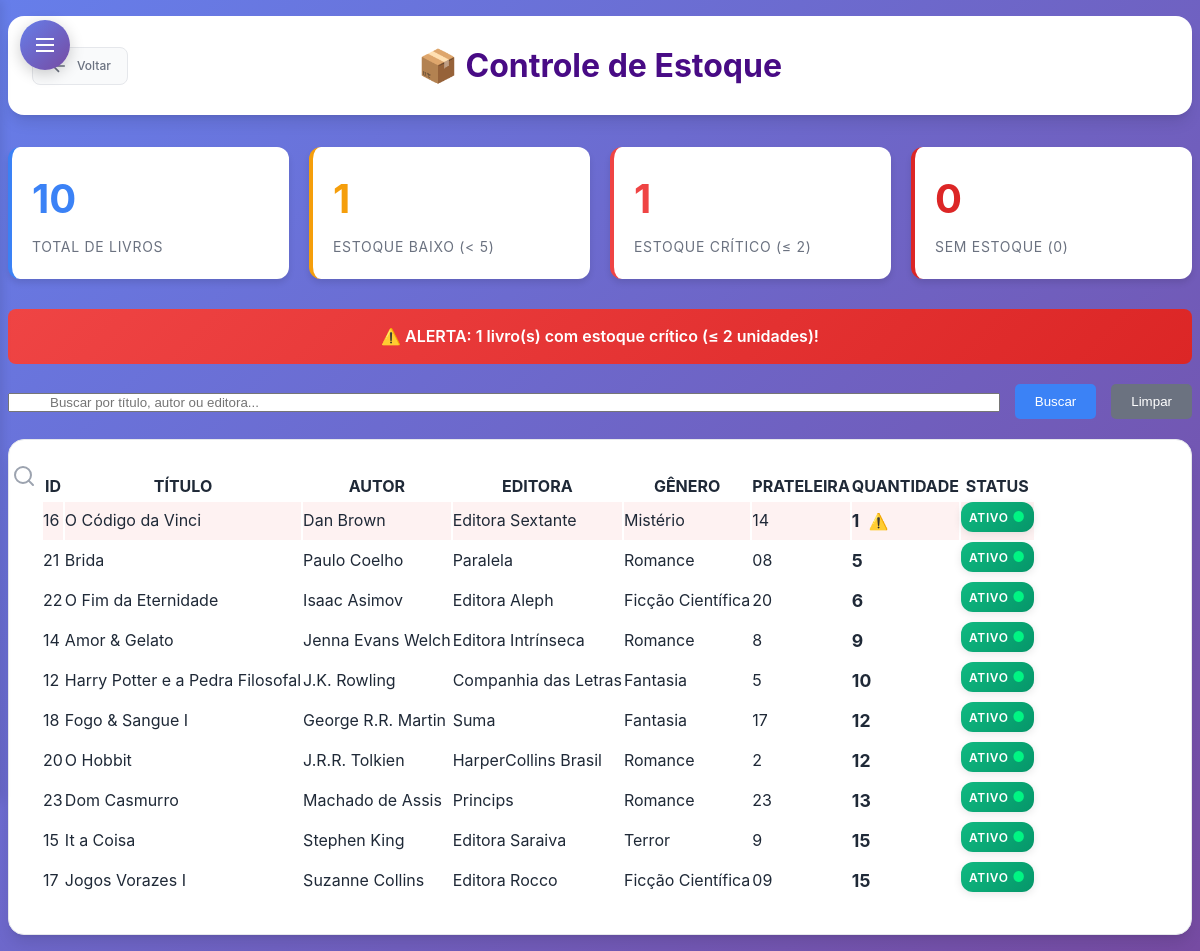
Screenshot of /subtelas/consultar_estoque.php (signed in) with the database file from the repository.
### tables this page shows
CREATE TABLE `livro` (
  `Cod_Livro` int(11) NOT NULL,
  `Cod_Autor` int(11) DEFAULT NULL,
  `Cod_Editora` int(11) DEFAULT NULL,
  `Cod_Doador` int(11) DEFAULT NULL,
  `Cod_Genero` int(11) DEFAULT NULL,
  `Titulo` varchar(50) NOT NULL,
  `Data_Lancamento` varchar(12) DEFAULT NULL,
  `Data_Registro` varchar(12) DEFAULT NULL,
  `Quantidade` int(11) NOT NULL,
  `Num_Prateleira` char(2) DEFAULT NULL,
  `Foto` longblob NOT NULL,
  `status` enum('ativo','inativo') DEFAULT 'ativo'
);

CREATE TABLE `autor` (
  `Cod_Autor` int(11) NOT NULL,
  `Nome_Autor` varchar(255) DEFAULT NULL,
  `Telefone` varchar(255) DEFAULT NULL,
  `Email` varchar(255) NOT NULL,
  `status` enum('ativo','inativo') DEFAULT 'ativo'
);

CREATE TABLE `editora` (
  `Cod_Editora` int(11) NOT NULL,
  `Nome_Editora` varchar(255) DEFAULT NULL,
  `Telefone` varchar(255) DEFAULT NULL,
  `Email` varchar(255) NOT NULL,
  `status` enum('ativo','inativo') DEFAULT 'ativo'
);

CREATE TABLE `genero` (
  `Cod_Genero` int(11) NOT NULL,
  `Nome_Genero` varchar(255) DEFAULT NULL
);

### subtelas/consultar_estoque.php (the view, shortened to what this page needs)
<?php
require_once '../conexao.php';
$sql = "SELECT
          l.Cod_Livro,
          l.Titulo,
          l.Quantidade,
          l.Num_Prateleira,
          l.status,
          a.Nome_Autor,
          e.Nome_Editora,
          g.Nome_Genero
        FROM livro l
        LEFT JOIN autor a ON l.Cod_Autor = a.Cod_Autor
        LEFT JOIN editora e ON l.Cod_Editora = e.Cod_Editora
        LEFT JOIN genero g ON l.Cod_Genero = g.Cod_Genero
        ORDER BY l.Quantidade ASC, l.Titulo ASC";
try {
    $stmt = $pdo->prepare($sql);
    $stmt->execute();
    $livros = $stmt->fetchAll(PDO::FETCH_ASSOC);
    $estoque_baixo = array_filter($livros, function($livro) {
        return $livro['Quantidade'] < 5 && $livro['status'] == 'ativo';
    });
    $total_livros = count($livros);
    $total_estoque_baixo = count($estoque_baixo);
} catch (PDOException $e) {
    $erro = "Erro na consulta: " . $e->getMessage();
    $livros = [];
}
?>
<!DOCTYPE html>
<html lang="pt-br">
<head>
    <link rel="stylesheet" type="text/css" href="subtelas_css/consultas.css">
    <link rel="stylesheet" type="text/css" href="subtelas_css/sidebar-dropdown.css">
</head>
<body>
    <?php include 'includes/sidebar-dropdown.php'; ?>
    <div class="page-wrapper">
        <header class="header">
            <a href="<?= $linkVoltar ?>" class="btn-voltar">
                <svg width="20" height="20" viewBox="0 0 24 24" fill="none" stroke="currentColor" stroke-width="2">
                    <path d="M19 12H5M12 19l-7-7 7-7"/>
                </svg>
                Voltar
            </a>
            <h1>📦 Controle de Estoque</h1>
        </header>
        <div class="stats-container">
            <div class="stat-card total">
                <div class="stat-number" style="color: #3b82f6;"><?= $total_livros ?></div>
                <div class="stat-label">Total de Livros</div>
            </div>
            <div class="stat-card baixo">
                <div class="stat-number" style="color: #f59e0b;"><?= $total_estoque_baixo ?></div>
                <div class="stat-label">Estoque Baixo (< 5)</div>
            </div>
            <?php
            $estoque_critico = array_filter($livros, function($livro) {
                return $livro['Quantidade'] <= 2 && $livro['status'] == 'ativo';
            });
            $total_critico = count($estoque_critico);
            ?>
            <div class="stat-card critico">
                <div class="stat-number" style="color: #ef4444;"><?= $total_critico ?></div>
                <div class="stat-label">Estoque Crítico (≤ 2)</div>
            </div>
            <?php
            $estoque_zero = array_filter($livros, function($livro) {
                return $livro['Quantidade'] == 0 && $livro['status'] == 'ativo';
            });
            $total_zero = count($estoque_zero);
            ?>
            <div class="stat-card zero">
                <div class="stat-number" style="color: #dc2626;"><?= $total_zero ?></div>
                <div class="stat-label">Sem Estoque (0)</div>
            </div>
        </div>
        <?php if ($total_zero > 0): ?>
            <div class="alert-banner critical">
                🚨 ALERTA CRÍTICO: <?= $total_zero ?> livro(s) estão sem estoque!
            </div>
        <?php elseif ($total_critico > 0): ?>
            <div class="alert-banner critical">
                ⚠️ ALERTA: <?= $total_critico ?> livro(s) com estoque crítico (≤ 2 unidades)!
            </div>
        <?php elseif ($total_estoque_baixo > 0): ?>
            <div class="alert-banner">
                ⚠️ ATENÇÃO: <?= $total_estoque_baixo ?> livro(s) com estoque baixo (< 5 unidades)!
            </div>
        <?php endif; ?>
        <form action="consultar_estoque.php" method="POST">
            <div class="search-container">
                <div style="flex: 1;">
                    <input type="text" id="search-input" name="busca" placeholder="Buscar por título, autor ou editora..." value="<?= htmlspecialchars(isset($_POST['busca']) ? $_POST['busca'] : '') ?>" style="width: 100%; padding-left: 40px;">
                </div>
                <button type="submit" class="btn-filtrar">Buscar</button>
                <button type="button" class="btn-limpar" onclick="document.getElementById('search-input').value=''; document.forms[0].submit();">Limpar</button>
            </div>
        </form>
        <nav>
            <table id="estoque-table">
                <thead>
                    <tr>
                        <th>ID</th>
                        <th>TÍTULO</th>
                        <th>AUTOR</th>
                        <th>EDITORA</th>
                        <th>GÊNERO</th>
                        <th>PRATELEIRA</th>
                        <th>QUANTIDADE</th>
                        <th>STATUS</th>
                    </tr>
                </thead>
                <tbody>
                    <?php if (!empty($livros) && is_array($livros)): ?>
                        <?php foreach ($livros as $livro): ?>
                            <?php
                            $classe_linha = '';
                            if ($livro['status'] == 'ativo') {
                                if ($livro['Quantidade'] == 0) {
                                    $classe_linha = 'estoque-zero';
                                } elseif ($livro['Quantidade'] <= 2) {
                                    $classe_linha = 'estoque-critico';
                                } elseif ($livro['Quantidade'] < 5) {
                                    $classe_linha = 'estoque-baixo';
                                }
                            }
                            ?>
                            <tr class="<?= $classe_linha ?>">
                                <td><?= htmlspecialchars($livro['Cod_Livro']) ?></td>
                                <td><?= htmlspecialchars($livro['Titulo']) ?></td>
                                <td><?= htmlspecialchars($livro['Nome_Autor'] ?? 'N/A') ?></td>
                                <td><?= htmlspecialchars($livro['Nome_Editora'] ?? 'N/A') ?></td>
                                <td><?= htmlspecialchars($livro['Nome_Genero'] ?? 'N/A') ?></td>
                                <td><?= htmlspecialchars($livro['Num_Prateleira'] ?? 'N/A') ?></td>
                                <td>
                                    <strong style="font-size: 1.1em;">
                                        <?= $livro['Quantidade'] ?>
                                    </strong>
                                    <?php if ($livro['Quantidade'] < 5 && $livro['status'] == 'ativo'): ?>
                                        <span style="color: #f59e0b; margin-left: 5px;">⚠️</span>
                                    <?php endif; ?>
                                </td>
                                <td>
                                    <span class="status-badge status-<?= $livro['status'] ?>">
                                        <?= ucfirst($livro['status']) ?>
                                    </span>
                                </td>
                            </tr>
                        <?php endforeach; ?>
                    <?php else: ?>
                        <tr><td colspan="8">Nenhum livro encontrado</td></tr>
                    <?php endif; ?>
                </tbody>
            </table>
        </nav>
    </div>
</body>
</html>

### subtelas/subtelas_css/consultas.css (style rules this page uses)
:root { --primary-color: #6366f1; --primary-dark: #4f46e5; --primary-light: #a5b4fc; --secondary-color: #f59e0b; --secondary-dark: #d97706; --accent-color: #ec4899; --accent-light: #f9a8d4; --text-primary: #1f2937; --text-secondary: #6b7280; --text-muted: #9ca3af; --bg-primary: #ffffff; --bg-secondary: #f9fafb; --bg-tertiary: #f3f4f6; --border-color: #e5e7eb; --border-focus: #6366f1; --shadow-sm: 0 1px 2px 0 rgb(0 0 0 / 0.05); --shadow-md: 0 4px 6px -1px rgb(0 0 0 / 0.1), 0 2px 4px -2px rgb(0 0 0 / 0.1); --shadow-lg: 0 10px 15px -3px rgb(0 0 0 / 0.1), 0 4px 6px -4px rgb(0 0 0 / 0.1); --shadow-xl: 0 20px 25px -5px rgb(0 0 0 / 0.1), 0 8px 10px -6px rgb(0 0 0 / 0.1); --radius-sm: 0.375rem; --radius-md: 0.5rem; --radius-lg: 0.75rem; --radius-xl: 1rem; --radius-2xl: 1.5rem; --transition: all 0.2s cubic-bezier(0.4, 0, 0.2, 1); }
* { margin: 0; padding: 0; box-sizing: border-box; }
body { font-family: 'Inter', -apple-system, BlinkMacSystemFont, 'Segoe UI', Roboto, sans-serif; background: linear-gradient(135deg, #667eea 0%, #764ba2 100%); min-height: 100vh; color: var(--text-primary); line-height: 1.6; }
.page-wrapper { min-height: 100vh; padding: 1rem 0.5rem; }
header { background: var(--bg-primary); border-radius: var(--radius-xl); padding: 1.5rem; margin: 0 auto 2rem; max-width: 1200px; box-shadow: var(--shadow-lg); position: relative; overflow: hidden; }
header::before { content: ''; position: absolute; top: 0; left: 0; right: 0; height: 3px; }
header h1 { font-size: 2rem; font-weight: 700; text-align: center; color: #480b85; margin: 0; }
.btn-voltar { position: absolute; left: 1.5rem; top: 50%; transform: translateY(-50%); display: flex; align-items: center; gap: 0.5rem; padding: 0.5rem 1rem; background: var(--bg-secondary); color: var(--text-secondary); border: 1px solid var(--border-color); border-radius: var(--radius-md); cursor: pointer; font-size: 0.75rem; font-weight: 500; transition: var(--transition); text-decoration: none; }
nav { background: var(--bg-primary); padding: 2rem; border-radius: var(--radius-xl); box-shadow: var(--shadow-lg); width: 100%; max-width: 1200px; border: 1px solid var(--border-color); margin: 0 auto; overflow: hidden; }
.status-badge { display: inline-flex; align-items: center; gap: 0.5rem; padding: 0.5rem 1rem; border-radius: 50px; font-size: 0.75rem; font-weight: 600; text-transform: uppercase; letter-spacing: 0.05em; position: relative; overflow: hidden; transition: all 0.3s ease; box-shadow: 0 2px 8px rgba(0, 0, 0, 0.1); }
.status-badge::before { content: ''; position: absolute; top: 0; left: 0; right: 0; bottom: 0; background: linear-gradient(45deg, transparent, rgba(255, 255, 255, 0.1), transparent); transform: translateX(-100%); transition: transform 0.6s ease; }
.status-badge.status-ativo { background: linear-gradient(135deg, #10b981, #059669); color: white; border: none; }
.status-badge.status-ativo::after { content: '●'; color: #00f583; font-size: 0.875rem; animation: pulse 2s infinite; }
.form-section, #search-container, nav { animation: fadeInUp 0.6s ease-out; }
nav { animation-delay: 0.2s; }

### subtelas/subtelas_css/sidebar-dropdown.css (style rules this page uses)
.page-wrapper { transition: margin-left 0.3s ease; }

### rows the page displays
livro: Cod_Livro "16", Titulo "O Código da Vinci", Cod_Autor.Nome_Autor "Dan Brown", Cod_Editora.Nome_Editora "Editora Sextante", Cod_Genero.Nome_Genero "Mistério", Num_Prateleira "14", Quantidade "1", status "ATIVO"
livro: Cod_Livro "21", Titulo "Brida", Cod_Autor.Nome_Autor "Paulo Coelho", Cod_Editora.Nome_Editora "Paralela", Cod_Genero.Nome_Genero "Romance", Num_Prateleira "08", Quantidade "5", status "ATIVO"
livro: Cod_Livro "22", Titulo "O Fim da Eternidade", Cod_Autor.Nome_Autor "Isaac Asimov", Cod_Editora.Nome_Editora "Editora Aleph", Cod_Genero.Nome_Genero "Ficção Científica", Num_Prateleira "20", Quantidade "6", status "ATIVO"
livro: Cod_Livro "14", Titulo "Amor & Gelato", Cod_Autor.Nome_Autor "Jenna Evans Welch", Cod_Editora.Nome_Editora "Editora Intrínseca", Cod_Genero.Nome_Genero "Romance", Num_Prateleira "8", Quantidade "9", status "ATIVO"
livro: Cod_Livro "12", Titulo "Harry Potter e a Pedra Filosofal", Cod_Autor.Nome_Autor "J.K. Rowling", Cod_Editora.Nome_Editora "Companhia das Letras", Cod_Genero.Nome_Genero "Fantasia", Num_Prateleira "5", Quantidade "10", status "ATIVO"
livro: Cod_Livro "18", Titulo "Fogo & Sangue I", Cod_Autor.Nome_Autor "George R.R. Martin", Cod_Editora.Nome_Editora "Suma", Cod_Genero.Nome_Genero "Fantasia", Num_Prateleira "17", Quantidade "12", status "ATIVO"
livro: Cod_Livro "20", Titulo "O Hobbit", Cod_Autor.Nome_Autor "J.R.R. Tolkien", Cod_Editora.Nome_Editora "HarperCollins Brasil", Cod_Genero.Nome_Genero "Romance", Num_Prateleira "2", Quantidade "12", status "ATIVO"
livro: Cod_Livro "23", Titulo "Dom Casmurro", Cod_Autor.Nome_Autor "Machado de Assis", Cod_Editora.Nome_Editora "Princips", Cod_Genero.Nome_Genero "Romance", Num_Prateleira "23", Quantidade "13", status "ATIVO"
livro: Cod_Livro "15", Titulo "It a Coisa", Cod_Autor.Nome_Autor "Stephen King", Cod_Editora.Nome_Editora "Editora Saraiva", Cod_Genero.Nome_Genero "Terror", Num_Prateleira "9", Quantidade "15", status "ATIVO"
livro: Cod_Livro "17", Titulo "Jogos Vorazes I", Cod_Autor.Nome_Autor "Suzanne Collins", Cod_Editora.Nome_Editora "Editora Rocco", Cod_Genero.Nome_Genero "Ficção Científica", Num_Prateleira "09", Quantidade "15", status "ATIVO"

### other values shown
$total_livros "10"
$total_estoque_baixo "1"
$total_critico "1"
$total_zero "0"
